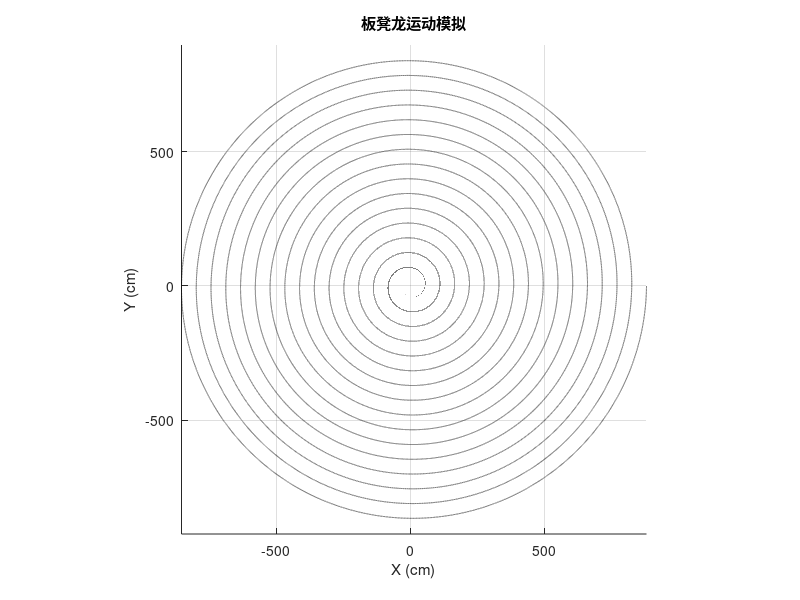

Write the MATLAB code that produced this figure. (Note: this script raises an error after producing the figure.)
clc; clear; close all;
a = 55 / (2 * pi);  
v = 100;  
total_time = 300;  
dt = 1; 
initial_theta = 16 * 2 * pi;  
% 龙的结构
head_length = 341 - 2 * 27.5;  
body_tail_length = 220 - 2 * 27.5;  
total_sections = 224;  

x_coords_all = zeros(total_sections, total_time+1);  
y_coords_all = zeros(total_sections, total_time+1);  
v0 = zeros(total_sections-1, total_time+1);  

fig = figure('Position', [100, 100, 800, 800]);
axis equal
hold on
grid on
title('板凳龙运动模拟');
xlabel('X (cm)');
ylabel('Y (cm)');

theta_bg = linspace(0, initial_theta, 500000);
x_bg = a * theta_bg .* cos(theta_bg);
y_bg = a * theta_bg .* sin(theta_bg);
plot(x_bg, y_bg, 'k--', 'LineWidth', 0.5);

%GIF
gif_filename = 'dragon_dance_precise.gif';
frame_delay = 0.1;  

for t = 0:dt:total_time
    s = v * t; 
    current_theta = calculate_theta(initial_theta, s, a);  
    
    x_coords = zeros(1, total_sections);
    y_coords = zeros(1, total_sections);
    

    [x, y] = get_position(current_theta, a);
    x_coords(1) = x;
    y_coords(1) = y;
    

    prev_theta = current_theta;  
    v_front = v; 


    dx_dtheta = a * (cos(current_theta) - current_theta * sin(current_theta));
    dy_dtheta = a * (sin(current_theta) + current_theta * cos(current_theta));
    tangent_vector_front = [dx_dtheta, dy_dtheta];

    for i = 2:total_sections
        if i == 2
            L = head_length;  % 第一节与龙头的长度
        else
            L = body_tail_length;  % 其他节长度
        end
        
        % 使用牛顿法
        delta_theta = newton_method_delta_theta(prev_theta, L, a, x_coords(i-1), y_coords(i-1), 1e-9);
        prev_theta = prev_theta + delta_theta;
        [new_x, new_y] = get_position(prev_theta, a);
        x_coords(i) = new_x;
        y_coords(i) = new_y;


        flag=0;
        if prev_theta>16*2*pi
            flag=1;
        end
        dx_dtheta = a * (cos(prev_theta) - prev_theta * sin(prev_theta));
        dy_dtheta = a * (sin(prev_theta) + prev_theta * cos(prev_theta));
        tangent_vector_later = [dx_dtheta, dy_dtheta];
    
        % 计算速度
        board_vector = [x_coords(i-1) - x_coords(i), y_coords(i-1) - y_coords(i)];
        cos_alpha = board_vector * tangent_vector_front' / (norm(board_vector) * norm(tangent_vector_front));
        cos_beta = board_vector * tangent_vector_later' / (norm(board_vector) * norm(tangent_vector_later));
        v_later = v_front * cos_alpha / cos_beta;
        v0(i-1, t+1) = v_later; 

    if flag==1
    x_coords(i) = NaN;
        y_coords(i) = NaN;
        v0(i-1, t+1) = NaN;
    end
    %剔除未进入点

        tangent_vector_front = tangent_vector_later;
        v_front = v_later;
    end
    
    % 存储所有节的坐标
    x_coords_all(:, t+1) = x_coords';
    y_coords_all(:, t+1) = y_coords';
    
    if t > 0
        delete(dragon_plot);
        delete(head_plot);
        delete(tail_plot);
    end
    dragon_plot = plot(x_coords, y_coords, 'b-', 'LineWidth', 2);
    head_plot = plot(x_coords(1), y_coords(1), 'ro', 'MarkerSize', 10, 'MarkerFaceColor', 'r');
    tail_plot = plot(x_coords(end), y_coords(end), 'go', 'MarkerSize', 10, 'MarkerFaceColor', 'g');
    
    % 更新图形
    drawnow
    
    frame = getframe(fig);
    im = frame2im(frame);
    [imind, cm] = rgb2ind(im, 256);
    if t == 0
        imwrite(imind, cm, gif_filename, 'gif', 'Loopcount', inf, 'DelayTime', frame_delay);
    else
        imwrite(imind, cm, gif_filename, 'gif', 'WriteMode', 'append', 'DelayTime', frame_delay);
    end
end
v0=v0/100;
x_coords_all=x_coords_all/100;
y_coords_all=y_coords_all/100;
% 牛顿法
function delta_theta = newton_method_delta_theta(prev_theta, L, a, x_prev, y_prev, tol)
    delta_theta = 0.001;  % 初始猜测
    max_iter = 10000;  % 最大迭代次数
    for iter = 1:max_iter
        f = distance_constraint(prev_theta, delta_theta, a, L, x_prev, y_prev);
        % 计算导数（使用有限差分法）
        h = 1e-9; 
        f_prime = (distance_constraint(prev_theta, delta_theta + h, a, L, x_prev, y_prev) - f) / h;
        
        delta_theta_new = delta_theta - f / f_prime;
        if abs(delta_theta_new - delta_theta) < tol
            break;
        end
        
        delta_theta = delta_theta_new;
    end
end

% 距离约束
function dist_error = distance_constraint(prev_theta, delta_theta, a, L, x_prev, y_prev)
    theta_new = prev_theta + delta_theta;
    [new_x, new_y] = get_position(theta_new, a);
    dist_error = sqrt((new_x - x_prev)^2 + (new_y - y_prev)^2) - L;
end

% 根据theta计算位置
function [x, y] = get_position(theta, a)
    x = a * theta * cos(theta);
    y = a * theta * sin(theta);
end

% 根据弧长计算 theta
function theta = calculate_theta(theta0, s, a)
    arclength = @(t) (a / 2) * (t * sqrt(1 + t^2) + log(t + sqrt(1 + t^2)));
    arclength_derivative = @(t) (a / 2) * (sqrt(1 + t^2) + (t^2 / sqrt(1 + t^2)));
    
    theta = theta0;  
    tol = 1e-12;  % 精度要求
    max_iter = 10000;  % 最大迭代次数
    for iter = 1:max_iter
        % 牛顿法更新theta
        f = arclength(theta) - arclength(theta0) + s;
        f_prime = arclength_derivative(theta);
        theta_new = theta - f / f_prime;
        if abs(theta_new - theta) < tol
            break;
        end
        theta = theta_new;
    end
end
